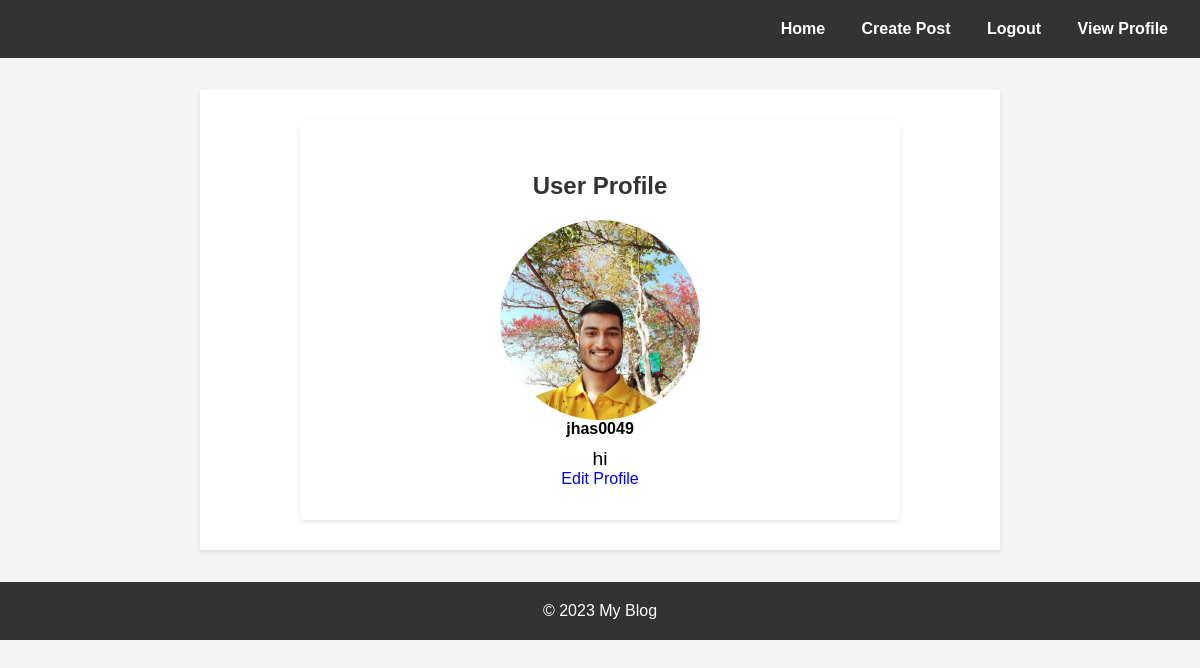
The app's page /profile/ (signed in) with its own data.
### blog/models.py (models this page shows, shortened)
class UserProfile(models.Model):
    user = models.OneToOneField(User, on_delete=models.CASCADE)
    bio = models.TextField(blank=True)
    profile_picture = models.ImageField(upload_to='profile_pics/', blank=True, null=True)

### blog/views.py (the view)
# urls.py: path('profile/', views.profile, name='profile'),
@login_required
def profile(request):
    user_profile, created = UserProfile.objects.get_or_create(user=request.user)
    has_profile_picture = bool(user_profile.profile_picture)
    if request.method == 'POST':
        profile_form = UserProfileForm(request.POST, request.FILES, instance=user_profile)
        if profile_form.is_valid():
            profile_form.save()
            return redirect('profile')
    else:
        profile_form = UserProfileForm(instance=user_profile)
    print(user_profile.profile_picture)
    print(has_profile_picture)
    return render(request, 'blog/profile/user_profile.html', {'user_profile': user_profile, 'profile_form': profile_form, 'has_profile_picture': has_profile_picture})

### blog/templates/blog/profile/user_profile.html
{% extends "blog/base.html" %}
{% load static %}
{% block content %}
<body>
    <div class="container">
        <h2>User Profile</h2>
        <div class="profile-info">
            {% if has_profile_picture %}
                <img class="profile-picture" src="{{ user_profile.profile_picture.url }}" alt="{{ user_profile.user.username }}'s Profile Picture">
            {% endif %}
            <h3>{{ user_profile.user.username }}</h3>
            <p class="bio">{{ user_profile.bio }}</p>
            <a href="{% url 'edit_profile' %}">Edit Profile</a>
        </div>
    </div>
</body>
{% endblock %}

### blog/static/blog/css/styles.css (style rules this page uses)
* { margin: 0; padding: 0; box-sizing: border-box; font-size: 16px; }
body { font-family: Arial, sans-serif; background-color: #f4f4f4; margin: 0; padding: 0; }
.container { max-width: 37.5rem; margin: 0 auto; padding: 2rem; background-color: #fff; border-radius: 0.3125rem; box-shadow: 0 0.125rem 0.3125rem rgba(0, 0, 0, 0.1); }
h2 { text-align: center; color: #333; font-size: 1.5rem; justify-content: center; }
.profile-info { margin-top: 1.25rem; text-align: center; }
.profile-picture { max-width: 9.375rem; border-radius: 50%; display: block; margin: 0 auto; }
.bio { margin-top: 0.625rem; text-align: center; }
@media only screen and (min-width: 36.25rem) { .profile-picture { max-width: 12.5rem; } }
@media only screen and (min-width: 36.25rem) { .bio { font-size: 1.2rem; } }
.container { padding: 2rem; }
a { text-decoration: none; }
h2 { text-align: center; margin-top: 20px; color: #333; }

### records on screen
UserProfile: profile_picture (picture), user.username "jhas0049", bio "hi"
